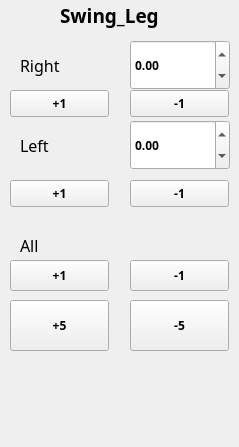
      <widget class="QWidget" name="page">
       <property name="geometry">
        <rect>
         <x>0</x>
         <y>0</y>
         <width>239</width>
         <height>447</height>
        </rect>
       </property>
       <attribute name="label">
        <string>Swing_Leg</string>
       </attribute>
       <widget class="QPushButton" name="Swing_Right_Leg_Plus_Button">
        <property name="geometry">
         <rect>
          <x>10</x>
          <y>90</y>
          <width>99</width>
          <height>27</height>
         </rect>
        </property>
        <property name="font">
         <font>
          <family>NanumBarunGothic</family>
          <weight>75</weight>
          <bold>true</bold>
         </font>
        </property>
        <property name="text">
         <string>+1</string>
        </property>
       </widget>
       <widget class="QLabel" name="label_23">
        <property name="geometry">
         <rect>
          <x>20</x>
          <y>40</y>
          <width>110</width>
          <height>50</height>
         </rect>
        </property>
        <property name="font">
         <font>
          <family>NanumBarunGothic</family>
          <pointsize>12</pointsize>
          <weight>50</weight>
          <bold>false</bold>
         </font>
        </property>
        <property name="text">
         <string>Right</string>
        </property>
       </widget>
       <widget class="QDoubleSpinBox" name="Swing_Left_Leg_Box">
        <property name="geometry">
         <rect>
          <x>130</x>
          <y>120</y>
          <width>100</width>
          <height>50</height>
         </rect>
        </property>
        <property name="font">
         <font>
          <family>NanumBarunGothic</family>
          <weight>75</weight>
          <bold>true</bold>
         </font>
        </property>
        <property name="minimum">
         <double>-100.000000000000000</double>
        </property>
        <property name="maximum">
         <double>100.000000000000000</double>
        </property>
       </widget>
       <widget class="QPushButton" name="Swing_Left_Leg_Minus_Button">
        <property name="geometry">
         <rect>
          <x>130</x>
          <y>180</y>
          <width>99</width>
          <height>27</height>
         </rect>
        </property>
        <property name="font">
         <font>
          <family>NanumBarunGothic</family>
          <weight>75</weight>
          <bold>true</bold>
         </font>
        </property>
        <property name="text">
         <string>-1</string>
        </property>
       </widget>
       <widget class="QLabel" name="label_24">
        <property name="geometry">
         <rect>
          <x>60</x>
          <y>0</y>
          <width>131</width>
          <height>31</height>
         </rect>
        </property>
        <property name="font">
         <font>
          <family>NanumBarunGothic</family>
          <pointsize>14</pointsize>
          <weight>75</weight>
          <bold>true</bold>
         </font>
        </property>
        <property name="text">
         <string>Swing_Leg</string>
        </property>
       </widget>
       <widget class="QPushButton" name="Swing_Left_Leg_Plus_Button">
        <property name="geometry">
         <rect>
          <x>10</x>
          <y>180</y>
          <width>99</width>
          <height>27</height>
         </rect>
        </property>
        <property name="font">
         <font>
          <family>NanumBarunGothic</family>
          <weight>75</weight>
          <bold>true</bold>
         </font>
        </property>
        <property name="text">
         <string>+1</string>
        </property>
       </widget>
       <widget class="QLabel" name="label_25">
        <property name="geometry">
         <rect>
          <x>20</x>
          <y>120</y>
          <width>110</width>
          <height>50</height>
         </rect>
        </property>
        <property name="font">
         <font>
          <family>NanumBarunGothic</family>
          <pointsize>12</pointsize>
          <weight>50</weight>
          <bold>false</bold>
         </font>
        </property>
        <property name="text">
         <string>Left</string>
        </property>
       </widget>
       <widget class="QDoubleSpinBox" name="Swing_Right_Leg_Box">
        <property name="geometry">
         <rect>
          <x>130</x>
          <y>40</y>
          <width>100</width>
          <height>50</height>
         </rect>
        </property>
        <property name="font">
         <font>
          <family>NanumBarunGothic</family>
          <weight>75</weight>
          <bold>true</bold>
         </font>
        </property>
        <property name="minimum">
         <double>-100.000000000000000</double>
        </property>
        <property name="maximum">
         <double>100.000000000000000</double>
        </property>
       </widget>
       <widget class="QPushButton" name="Swing_Right_Leg_Minus_Button">
        <property name="geometry">
         <rect>
          <x>130</x>
          <y>90</y>
          <width>99</width>
          <height>27</height>
         </rect>
        </property>
        <property name="font">
         <font>
          <family>NanumBarunGothic</family>
          <weight>75</weight>
          <bold>true</bold>
         </font>
        </property>
        <property name="text">
         <string>-1</string>
        </property>
       </widget>
       <widget class="QPushButton" name="Swing_Both_Leg_Plus5_Button">
        <property name="geometry">
         <rect>
          <x>10</x>
          <y>300</y>
          <width>99</width>
          <height>51</height>
         </rect>
        </property>
        <property name="font">
         <font>
          <family>NanumBarunGothic</family>
          <weight>75</weight>
          <bold>true</bold>
         </font>
        </property>
        <property name="text">
         <string>+5</string>
        </property>
       </widget>
       <widget class="QPushButton" name="Swing_Both_Leg_Minus5_Button">
        <property name="geometry">
         <rect>
          <x>130</x>
          <y>300</y>
          <width>99</width>
          <height>51</height>
         </rect>
        </property>
        <property name="font">
         <font>
          <family>NanumBarunGothic</family>
          <weight>75</weight>
          <bold>true</bold>
         </font>
        </property>
        <property name="text">
         <string>-5</string>
        </property>
       </widget>
       <widget class="QLabel" name="label_104">
        <property name="geometry">
         <rect>
          <x>20</x>
          <y>220</y>
          <width>110</width>
          <height>50</height>
         </rect>
        </property>
        <property name="font">
         <font>
          <family>NanumBarunGothic</family>
          <pointsize>12</pointsize>
          <weight>50</weight>
          <bold>false</bold>
         </font>
        </property>
        <property name="text">
         <string>All</string>
        </property>
       </widget>
       <widget class="QPushButton" name="Swing_Both_Leg_Minus_Button">
        <property name="geometry">
         <rect>
          <x>130</x>
          <y>260</y>
          <width>99</width>
          <height>31</height>
         </rect>
        </property>
        <property name="font">
         <font>
          <family>NanumBarunGothic</family>
          <weight>75</weight>
          <bold>true</bold>
         </font>
        </property>
        <property name="text">
         <string>-1</string>
        </property>
       </widget>
       <widget class="QPushButton" name="Swing_Both_Leg_Plus_Button">
        <property name="geometry">
         <rect>
          <x>10</x>
          <y>260</y>
          <width>99</width>
          <height>31</height>
         </rect>
        </property>
        <property name="font">
         <font>
          <family>NanumBarunGothic</family>
          <weight>75</weight>
          <bold>true</bold>
         </font>
        </property>
        <property name="text">
         <string>+1</string>
        </property>
       </widget>
      </widget>
